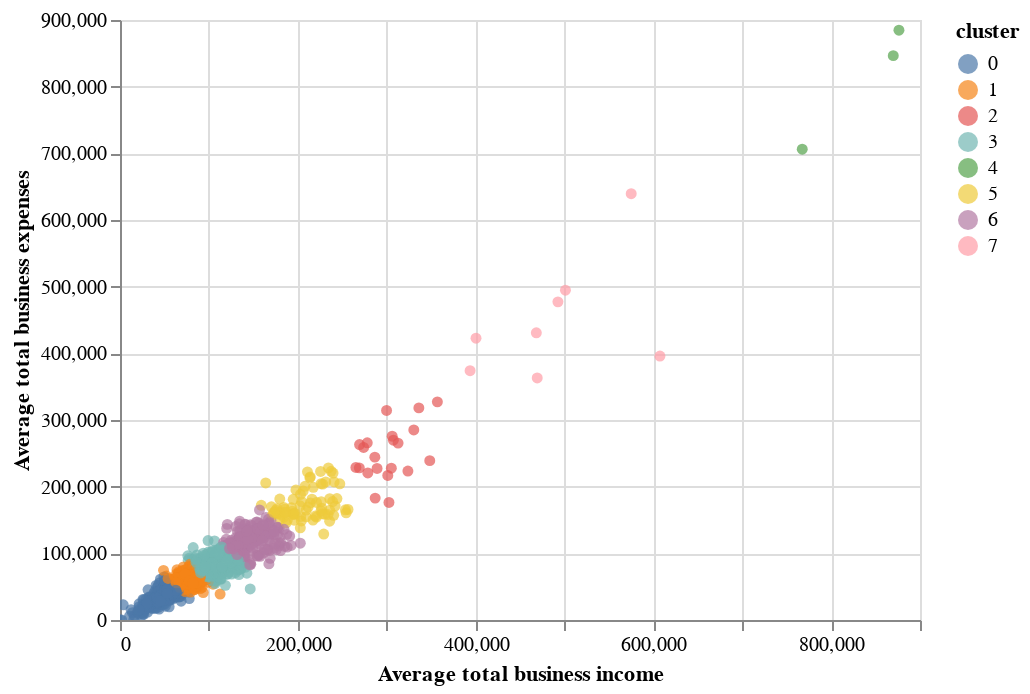

Write notebook code for a chart like this one.
### Code cell
scatter_plot = alt.Chart(df).mark_circle()
scatter_plot.encode(x='Average total business income', y='Average total business expenses', color = 'cluster:N', tooltip=['Postcode', 'cluster', 'Average total business income', 'Average total business expenses']).interactive()

### Figure 1 — Vega-Lite specification as saved in the notebook (floating-point values rounded to 4 significant figures; data arrays with more than 128 entries replaced by an {"elided": "..."} marker saying what was removed)
{"config": {"view": {"continuousWidth": 400, "continuousHeight": 300}}, "data": {"name": "data-56342d296d0ad93e759e8fe17a2d50b6"}, "mark": "circle", "encoding": {"color": {"type": "nominal", "field": "cluster"}, "tooltip": [{"type": "quantitative", "field": "Postcode"}, {"type": "quantitative", "field": "cluster"}, {"type": "quantitative", "field": "Average total business income"}, {"type": "quantitative", "field": "Average total business expenses"}], "x": {"type": "quantitative", "field": "Average total business income"}, "y": {"type": "quantitative", "field": "Average total business expenses"}}, "selection": {"selector002": {"type": "interval", "bind": "scales", "encodings": ["x", "y"]}}, "$schema": "https://vega.github.io/schema/vega-lite/v4.8.1.json", "datasets": {"data-56342d296d0ad93e759e8fe17a2d50b6": {"elided": "2473 records"}}}
